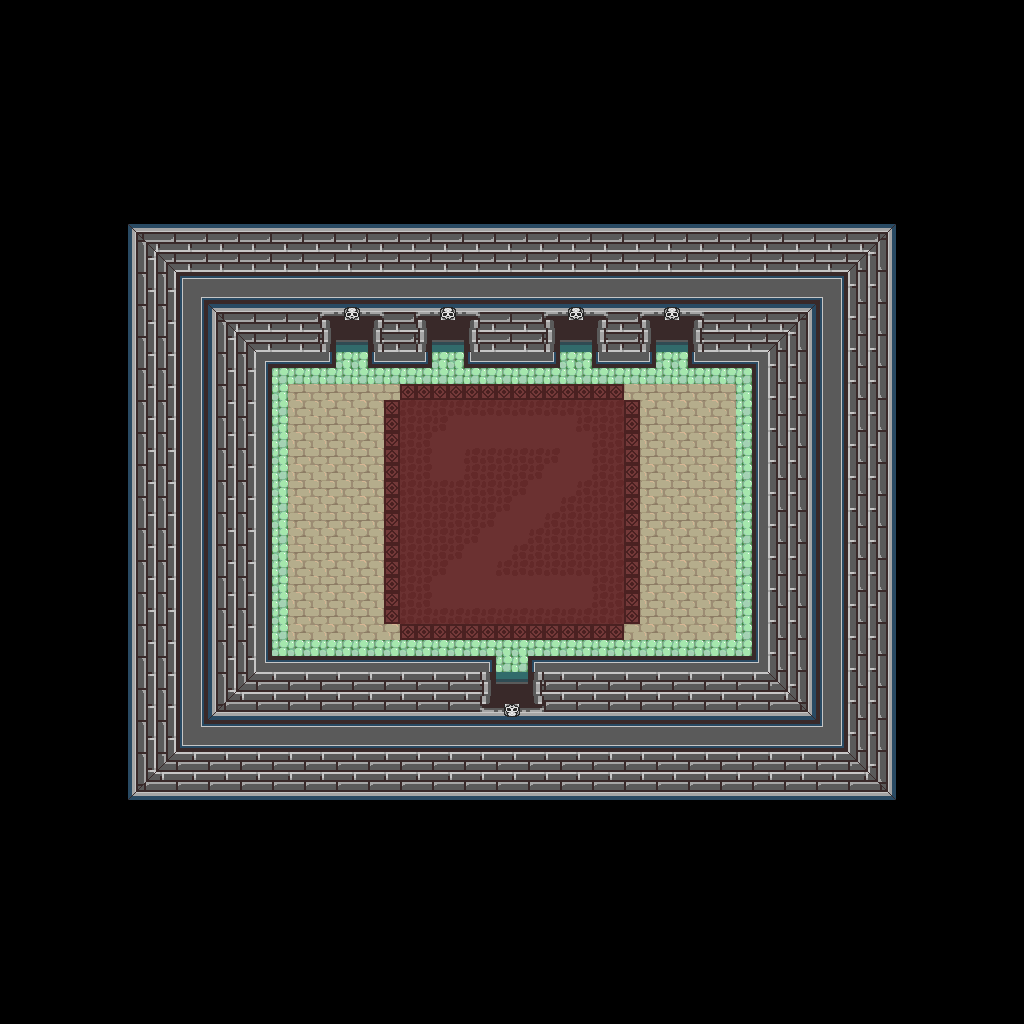

Below is a game level as drawn by its tile map, then a one-line description and the .tmx that defines it (tile-layer data replaced by summaries):
An orthogonal 64x64 tile map with 16x16 px tiles, 1 tile layer (base), 1 hidden layer not drawn and 16 objects.

<map version="1.10" tiledversion="1.12.1" orientation="orthogonal" renderorder="right-down" width="64" height="64" tilewidth="16" tileheight="16" infinite="0" nextlayerid="3" nextobjectid="17">
 <tileset firstgid="1" source="../classiciphone_pics4.tsx" />
 <layer id="1" name="base" width="64" height="64">
  <data>[4096 cells, 4096 non-empty, 77 distinct tile ids]</data>
 </layer>
 <layer id="2" name="collision" width="64" height="64" visible="0">
  <properties><property name="collision" value="true" /></properties>
  <data>[4096 cells, 3526 non-empty, 1 distinct tile ids]</data>
 </layer>
 <objectgroup id="3" name="npcs">
  <object id="1" x="336.0" y="320.0" width="16" height="16">
   <properties>
    <property name="gani" value="portcullusdoor2.png" />
    <property name="script" type="string">-- Auto-converted from GraalScript
-- // NPC made by Steven (Darkshire)
-- [CLIENT-SIDE — server no-op]
-- if (created) {
-- setimgpart portcullusdoor2.png,40,0,32,32;
-- setshape 1,32,32;
-- drawunderplayer;
-- }
-- if (playerenters) {
-- show;
-- }
-- if (playertouchsme) {
-- hide;
-- }</property>
   </properties>
  </object>
  <object id="2" x="432.0" y="320.0" width="16" height="16">
   <properties>
    <property name="gani" value="portcullusdoor2.png" />
    <property name="script" type="string">-- Auto-converted from GraalScript
-- // NPC made by Steven (Darkshire)
-- [CLIENT-SIDE — server no-op]
-- if (created) {
-- setimgpart portcullusdoor2.png,40,0,32,32;
-- setshape 1,32,32;
-- drawunderplayer;
-- }
-- if (playerenters) {
-- show;
-- }
-- if (playertouchsme) {
-- hide;
-- }</property>
   </properties>
  </object>
  <object id="3" x="560.0" y="320.0" width="16" height="16">
   <properties>
    <property name="gani" value="portcullusdoor2.png" />
    <property name="script" type="string">-- Auto-converted from GraalScript
-- // NPC made by Steven (Darkshire)
-- [CLIENT-SIDE — server no-op]
-- if (created) {
-- setimgpart portcullusdoor2.png,40,0,32,32;
-- setshape 1,32,32;
-- drawunderplayer;
-- }
-- if (playerenters) {
-- show;
-- }
-- if (playertouchsme) {
-- hide;
-- }</property>
   </properties>
  </object>
  <object id="4" x="656.0" y="320.0" width="16" height="16">
   <properties>
    <property name="gani" value="portcullusdoor2.png" />
    <property name="script" type="string">-- Auto-converted from GraalScript
-- // NPC made by Steven (Darkshire)
-- [CLIENT-SIDE — server no-op]
-- if (created) {
-- setimgpart portcullusdoor2.png,40,0,32,32;
-- setshape 1,32,32;
-- drawunderplayer;
-- }
-- if (playerenters) {
-- show;
-- }
-- if (playertouchsme) {
-- hide;
-- }</property>
   </properties>
  </object>
  <object id="5" x="496.0" y="672.0" width="16" height="16">
   <properties>
    <property name="gani" value="portcullusdoor2.png" />
    <property name="script" type="string">-- Auto-converted from GraalScript
-- // NPC made by Steven (Darkshire)
-- [CLIENT-SIDE — server no-op]
-- if (created) {
-- setimgpart portcullusdoor2.png,40,32,32,32;
-- setshape 1,32,32;
-- drawunderplayer;
-- }
-- if (playerenters) {
-- show;
-- }
-- if (playertouchsme) {
-- hide;
-- }</property>
   </properties>
  </object>
  <object id="6" x="400.0" y="224.0" width="16" height="16">
   <properties>
    <property name="gani" value="darkwallcrack1.png" />
    <property name="script" type="string">-- Auto-converted from GraalScript
-- // NPC made by Steven (Darkshire)
-- [CLIENT-SIDE — server no-op]
-- if (created) {
-- x = x-.1;
-- dontblock;
-- drawunderplayer;
-- }</property>
   </properties>
  </object>
  <object id="7" x="240.0" y="224.0" width="16" height="16">
   <properties>
    <property name="gani" value="darkwallcrack1.png" />
    <property name="script" type="string">-- Auto-converted from GraalScript
-- // NPC made by Steven (Darkshire)
-- [CLIENT-SIDE — server no-op]
-- if (created) {
-- x = x-.1;
-- dontblock;
-- drawunderplayer;
-- }</property>
   </properties>
  </object>
  <object id="8" x="752.0" y="224.0" width="16" height="16">
   <properties>
    <property name="gani" value="darkwallcrack1.png" />
    <property name="script" type="string">-- Auto-converted from GraalScript
-- // NPC made by Steven (Darkshire)
-- [CLIENT-SIDE — server no-op]
-- if (created) {
-- x = x-.1;
-- dontblock;
-- drawunderplayer;
-- }</property>
   </properties>
  </object>
  <object id="9" x="768.0" y="512.0" width="16" height="16">
   <properties>
    <property name="gani" value="darkwallcrack2.png" />
    <property name="script" type="string">-- Auto-converted from GraalScript
-- // NPC made by Steven (Darkshire)
-- [CLIENT-SIDE — server no-op]
-- if (created) {
-- x = x-.05;
-- y = y-.1;
-- dontblock;
-- drawunderplayer;
-- }</property>
   </properties>
  </object>
  <object id="10" x="848.0" y="368.0" width="16" height="16">
   <properties>
    <property name="gani" value="darkwallcrack2.png" />
    <property name="script" type="string">-- Auto-converted from GraalScript
-- // NPC made by Steven (Darkshire)
-- [CLIENT-SIDE — server no-op]
-- if (created) {
-- x = x-.05;
-- y = y-.1;
-- dontblock;
-- drawunderplayer;
-- }</property>
   </properties>
  </object>
  <object id="11" x="352.0" y="672.0" width="16" height="16">
   <properties>
    <property name="gani" value="darkwallcrack3.png" />
    <property name="script" type="string">-- Auto-converted from GraalScript
-- // NPC made by Steven (Darkshire)
-- [CLIENT-SIDE — server no-op]
-- if (created) {
-- y = y-.05;
-- dontblock;
-- drawunderplayer;
-- }</property>
   </properties>
  </object>
  <object id="12" x="592.0" y="752.0" width="16" height="16">
   <properties>
    <property name="gani" value="darkwallcrack3.png" />
    <property name="script" type="string">-- Auto-converted from GraalScript
-- // NPC made by Steven (Darkshire)
-- [CLIENT-SIDE — server no-op]
-- if (created) {
-- y = y-.05;
-- dontblock;
-- drawunderplayer;
-- }</property>
   </properties>
  </object>
  <object id="13" x="640.0" y="672.0" width="16" height="16">
   <properties>
    <property name="gani" value="darkwallcrack3.png" />
    <property name="script" type="string">-- Auto-converted from GraalScript
-- // NPC made by Steven (Darkshire)
-- [CLIENT-SIDE — server no-op]
-- if (created) {
-- y = y-.05;
-- dontblock;
-- drawunderplayer;
-- }</property>
   </properties>
  </object>
  <object id="14" x="320.0" y="512.0" width="16" height="16">
   <properties>
    <property name="gani" value="classic_crackedfloor2.png" />
    <property name="script" type="string">-- Auto-converted from GraalScript
-- // NPC made by Stev (LAT)
-- [CLIENT-SIDE — server no-op]
-- if (created) {
-- dontblock;
-- drawunderplayer;
-- }</property>
   </properties>
  </object>
  <object id="15" x="704.0" y="384.0" width="16" height="16">
   <properties>
    <property name="gani" value="classic_crackedfloor1.png" />
    <property name="script" type="string">-- Auto-converted from GraalScript
-- // NPC made by Stev (LAT)
-- [CLIENT-SIDE — server no-op]
-- if (created) {
-- dontblock;
-- drawunderplayer;
-- }</property>
   </properties>
  </object>
  <object id="16" x="704.0" y="608.0" width="16" height="16">
   <properties>
    <property name="gani" value="classic_crackedfloor1.png" />
    <property name="script" type="string">-- Auto-converted from GraalScript
-- // NPC made by Stev (LAT)
-- [CLIENT-SIDE — server no-op]
-- if (created) {
-- dontblock;
-- drawunderplayer;
-- }</property>
   </properties>
  </object>
 </objectgroup>
</map>
